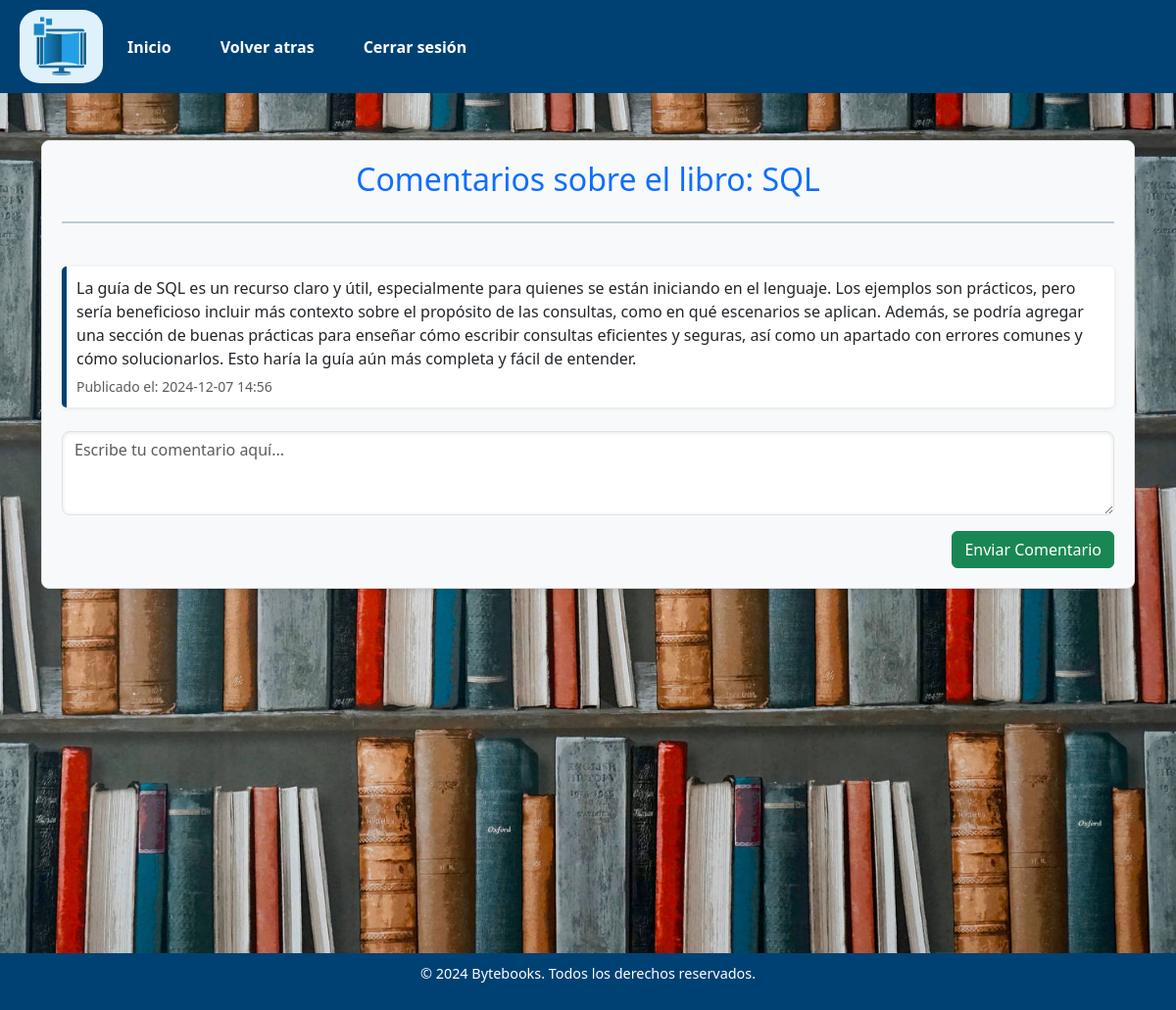
Screenshot of /user/view_comments/6 (signed in) with the database file from the repository.
### models.py (models this page shows, shortened)
class Libro(db.Model):
    __tablename__ = 'libros'
    id_libro = db.Column(db.Integer, primary_key=True)  # ID único del libro
    nombre_libro = db.Column(db.String(30), nullable=False)  # Nombre del libro
    categoria = db.Column(db.String(30), nullable=False)  # Categoría del libro
    imagen = db.Column(db.String(60), nullable=False)  # Ruta de la imagen
    url = db.Column(db.String(100), nullable=False)  # URL del libro

class Comentario(db.Model):
    __tablename__ = 'comentarios'
    id_comentario = db.Column(db.Integer, primary_key=True)  # ID único del comentario
    id_libro = db.Column(db.Integer, db.ForeignKey('libros.id_libro'), nullable=False)  # Relación con el libro
    comentario = db.Column(db.Text, nullable=False)  # Contenido del comentario
    fecha_hora = db.Column(db.DateTime, nullable=False, default=datetime.now)  # Fecha y hora del comentario
    libro = db.relationship('Libro', backref='comentarios')  # Relación con el modelo Libro

### routes/user_routes.py (the view)
@user_bp.route('/view_comments/<int:libro_id>', methods=['GET'])
@user_required
def view_comments(libro_id):
    libro = Libro.query.get_or_404(libro_id)
    comentarios = Comentario.query.filter_by(id_libro=libro_id).all()
    return render_template('view_comments.html', libro=libro, comentarios=comentarios)

### routes/user_routes.py (called while the page is built)
def user_required(f):
    @wraps(f)
    def decorated_function(*args, **kwargs):
        if 'user_id' not in session:
            return redirect(url_for('byte.login'))  # Redirige al login si no está autenticado
        user = Usuario.query.get(session['user_id'])
        if not user or user.is_admin:
            return redirect(url_for('admin.dashboard'))
        return f(*args, **kwargs)
    return decorated_function

### templates/user/view_comments.html (shortened to what this page needs)
<!DOCTYPE html>
<html lang="es">
<head>
    <link href="https://cdn.jsdelivr.net/npm/bootstrap@5.3.2/dist/css/bootstrap.min.css" rel="stylesheet">
</head>
<body>
    {% include 'user/comments_Cabecera.html' %}
    <div class="content container mt-5">
        <div class="bg-comments">
            <h2 class="text-center text-primary mb-4">Comentarios sobre el libro: {{ libro.nombre_libro }}</h2>
            <hr>
            <br>
            <div class="comments-section mb-4">
                {% for comentario in comentarios %}
                <div class="comment-box">
                    <p class="mb-1">{{ comentario.comentario }}</p>
                    <small class="text-muted">Publicado el: {{ comentario.fecha_hora.strftime('%Y-%m-%d %H:%M') }}</small>
                </div>
                {% else %}
                <div class="comment-box text-center">
                    <p class="text-muted">No hay comentarios para este libro.</p>
                </div>
                {% endfor %}
            </div>
            <div class="comment-form mt-3">
                <form action="{{ url_for('user.add_comment', libro_id=libro.id_libro) }}" method="POST">
                    <div class="mb-3">
                        <textarea class="form-control" name="comentario" placeholder="Escribe tu comentario aquí..." rows="3" required></textarea>
                    </div>
                    <div class="d-flex justify-content-end">
                        <button type="submit" class="btn btn-success">Enviar Comentario</button>
                    </div>
                </form>
            </div>
        </div>
    </div>
    {% include 'user/Pie.html' %}
</body>
</html>

### templates/user/view_comments.html (style rules this page uses)
body { background-image: url('/static/images/Fondo.jpg'); background-size: cover; background-repeat: no-repeat; background-position: center; margin: 0; padding: 0; }
.content { min-height: 100vh; display: flex; flex-direction: column; justify-content: flex-start; }
.bg-comments { background-color: #f8f9fa; border: 1px solid #ddd; border-radius: 8px; box-shadow: 0 2px 8px rgba(0, 0, 0, 0.1); padding: 20px; margin-bottom: 30px; }
.comment-box { margin-bottom: 10px; padding: 10px; border-left: 5px solid #004173; background-color: #ffffff; border-radius: 5px; box-shadow: 0 1px 4px rgba(0, 0, 0, 0.1); }
.form-control { border-radius: 8px; box-shadow: inset 0 1px 4px rgba(0, 0, 0, 0.1); }
hr { border: none; height: 2px; background-color: #004173; margin-bottom: 20px; }

### templates/user/comments_Cabecera.html (style rules this page uses)
html, body { margin: 0; padding: 0; }

### rows the page displays
Libro: nombre_libro "SQL"
Comentario: comentario "La guía de SQL es un recurso claro y útil, especialmente para quienes se están iniciando en el lenguaje. Los ejemplos son prácticos, pero sería beneficioso incluir más contexto sobre el propósito de las consultas, como en qué escenarios se aplican. Además, se podría agregar una sección de buenas prácticas para enseñar cómo escribir consultas eficientes y seguras, así como un apartado con errores comunes y cómo solucionarlos. Esto haría la guía aún más completa y fácil de entender.", fecha_hora "2024-12-07 14:56"
